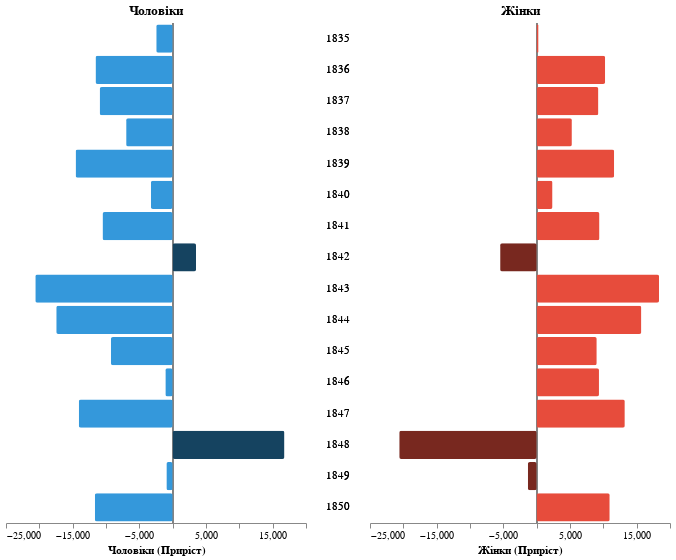

Here is the notebook cell this chart was saved with:
### Markdown cell above
Lets have a population surplus chart for the provided time period `1835-1850`

### Code cell
CHART_HEIGHT = 500  
CHART_WIDTH = 200  
CORNER_RADIUS = 2


df_subset = total_reproduction_df['Губернія загалом'][['ч', 'ж']].copy()
df_subset.index.name = 'Рік'
df_subset = df_subset.reset_index()


# Було: [Рік, ч, ж]
# Стало: [Рік, Sex, Count]
source = df_subset.melt(id_vars=['Рік'], 
                        value_vars=['ч', 'ж'], 
                        var_name='Sex', 
                        value_name='Count')

source['Count'] = source['Count'].fillna(0)


hover = alt.selection_point(
    fields=['Рік'], on='mouseover', nearest=True, empty='none', clear='mouseout'
)

base = alt.Chart(source).encode(
    y=alt.Y('Рік:O', axis=None),
    tooltip=['Рік', 'Sex', 'Count']
).properties(height=CHART_HEIGHT)


zero_line = alt.Chart(source).mark_rule(color='gray', opacity=1.0, strokeWidth=0.5).encode(
    x=alt.datum(0)
)

# left part (males) - bars
left_bars = base.transform_filter(
    alt.datum.Sex == 'ч'
).mark_bar(
    cornerRadius=CORNER_RADIUS
    ).encode(
    x=alt.X('Count:Q', title='Чоловіки (Приріст)', sort='descending'), # Reversed axis
    color=alt.condition(
        alt.datum.Count > 0,
        alt.value('#3498DB'), 
        alt.value('#154360') 
    ),
    opacity=alt.condition(hover, alt.value(1), alt.value(0.6))
)

left = alt.layer(zero_line, left_bars).properties(
    title='Чоловіки',
    width=300
).add_params(hover)


# right (females) - bars
right_bars = base.transform_filter(
    alt.datum.Sex == 'ж'
).mark_bar(
    cornerRadius=CORNER_RADIUS
).encode(
    x=alt.X('Count:Q', title='Жінки (Приріст)'),
    color=alt.condition(
        alt.datum.Count > 0,
        alt.value('#E74C3C'), 
        alt.value('#78281F')  
    ),
    opacity=alt.condition(hover, alt.value(1), alt.value(0.6))
    
)

right = alt.layer(zero_line, right_bars).properties(
    title='Жінки',
    width=300
).add_params(hover)


#  years part
middle = base.encode(
    y=alt.Y('Рік:O', axis=None),
    text=alt.Text('Рік'),
    color=alt.condition(hover, alt.value('black'), alt.value('gray'))
).mark_text().properties(width=50).add_params(hover)


# final
chart = alt.hconcat(
    left, middle, right,
    spacing=5
).resolve_scale(
    y='shared'
).configure_view(
    stroke=None
).configure_axis(
    grid=False
)

chart.display()

### Figure 1 — Vega-Lite specification as saved in the notebook (floating-point values rounded to 4 significant figures)
{"config": {"view": {"continuousWidth": 300, "continuousHeight": 300, "stroke": null}, "axis": {"grid": false}}, "hconcat": [{"layer": [{"mark": {"type": "rule", "color": "gray", "opacity": 1.0, "strokeWidth": 0.5}, "encoding": {"x": {"datum": 0}}, "name": "view_a775b99e1faee4c9_0"}, {"mark": {"type": "bar", "cornerRadius": 2}, "encoding": {"color": {"condition": {"test": "(datum.Count > 0)", "value": "#3498DB"}, "value": "#154360"}, "opacity": {"condition": {"param": "param_51fb23ca58be145f", "value": 1}, "value": 0.6}, "tooltip": [{"field": "Рік", "type": "quantitative"}, {"field": "Sex", "type": "nominal"}, {"field": "Count", "type": "quantitative"}], "x": {"field": "Count", "sort": "descending", "title": "Чоловіки (Приріст)", "type": "quantitative"}, "y": {"axis": null, "field": "Рік", "type": "ordinal"}}, "transform": [{"filter": "(datum.Sex === 'ч')"}]}], "height": 500, "title": "Чоловіки", "width": 300}, {"mark": {"type": "text"}, "encoding": {"color": {"condition": {"param": "param_51fb23ca58be145f", "value": "black"}, "value": "gray"}, "text": {"field": "Рік", "type": "quantitative"}, "tooltip": [{"field": "Рік", "type": "quantitative"}, {"field": "Sex", "type": "nominal"}, {"field": "Count", "type": "quantitative"}], "y": {"axis": null, "field": "Рік", "type": "ordinal"}}, "height": 500, "name": "view_0b88bfc17c429478_1", "width": 50}, {"layer": [{"mark": {"type": "rule", "color": "gray", "opacity": 1.0, "strokeWidth": 0.5}, "encoding": {"x": {"datum": 0}}, "name": "view_a775b99e1faee4c9_0"}, {"mark": {"type": "bar", "cornerRadius": 2}, "encoding": {"color": {"condition": {"test": "(datum.Count > 0)", "value": "#E74C3C"}, "value": "#78281F"}, "opacity": {"condition": {"param": "param_51fb23ca58be145f", "value": 1}, "value": 0.6}, "tooltip": [{"field": "Рік", "type": "quantitative"}, {"field": "Sex", "type": "nominal"}, {"field": "Count", "type": "quantitative"}], "x": {"field": "Count", "title": "Жінки (Приріст)", "type": "quantitative"}, "y": {"axis": null, "field": "Рік", "type": "ordinal"}}, "transform": [{"filter": "(datum.Sex === 'ж')"}]}], "height": 500, "title": "Жінки", "width": 300}], "data": {"name": "data-c9e51d51d880f347449818ec920330ca"}, "params": [{"name": "param_51fb23ca58be145f", "select": {"type": "point", "clear": "mouseout", "fields": ["Рік"], "nearest": true, "on": "mouseover"}, "views": ["view_a775b99e1faee4c9_0", "view_0b88bfc17c429478_1"]}], "resolve": {"scale": {"y": "shared"}}, "spacing": 5, "$schema": "https://vega.github.io/schema/vega-lite/v6.1.0.json", "datasets": {"data-c9e51d51d880f347449818ec920330ca": [{"Рік": 1835, "Sex": "ч", "Count": 2459.0}, {"Рік": 1836, "Sex": "ч", "Count": 11560.0}, {"Рік": 1837, "Sex": "ч", "Count": 10940.0}, {"Рік": 1838, "Sex": "ч", "Count": 6975.0}, {"Рік": 1839, "Sex": "ч", "Count": 14550.0}, {"Рік": 1840, "Sex": "ч", "Count": 3260.0}, {"Рік": 1841, "Sex": "ч", "Count": 10510.0}, {"Рік": 1842, "Sex": "ч", "Count": -3500.0}, {"Рік": 1843, "Sex": "ч", "Count": 20600.0}, {"Рік": 1844, "Sex": "ч", "Count": 17460.0}, {"Рік": 1845, "Sex": "ч", "Count": 9258.0}, {"Рік": 1846, "Sex": "ч", "Count": 1091.0}, {"Рік": 1847, "Sex": "ч", "Count": 14080.0}, {"Рік": 1848, "Sex": "ч", "Count": -16770.0}, {"Рік": 1849, "Sex": "ч", "Count": 935.0}, {"Рік": 1850, "Sex": "ч", "Count": 11670.0}, {"Рік": 1835, "Sex": "ж", "Count": 282.0}, {"Рік": 1836, "Sex": "ж", "Count": 10270.0}, {"Рік": 1837, "Sex": "ж", "Count": 9259.0}, {"Рік": 1838, "Sex": "ж", "Count": 5280.0}, {"Рік": 1839, "Sex": "ж", "Count": 11620.0}, {"Рік": 1840, "Sex": "ж", "Count": 2377.0}, {"Рік": 1841, "Sex": "ж", "Count": 9422.0}, {"Рік": 1842, "Sex": "ж", "Count": -5478.0}, {"Рік": 1843, "Sex": "ж", "Count": 18350.0}, {"Рік": 1844, "Sex": "ж", "Count": 15700.0}, {"Рік": 1845, "Sex": "ж", "Count": 9014.0}, {"Рік": 1846, "Sex": "ж", "Count": 9346.0}, {"Рік": 1847, "Sex": "ж", "Count": 13220.0}, {"Рік": 1848, "Sex": "ж", "Count": -20610.0}, {"Рік": 1849, "Sex": "ж", "Count": -1318.0}, {"Рік": 1850, "Sex": "ж", "Count": 10960.0}]}}
